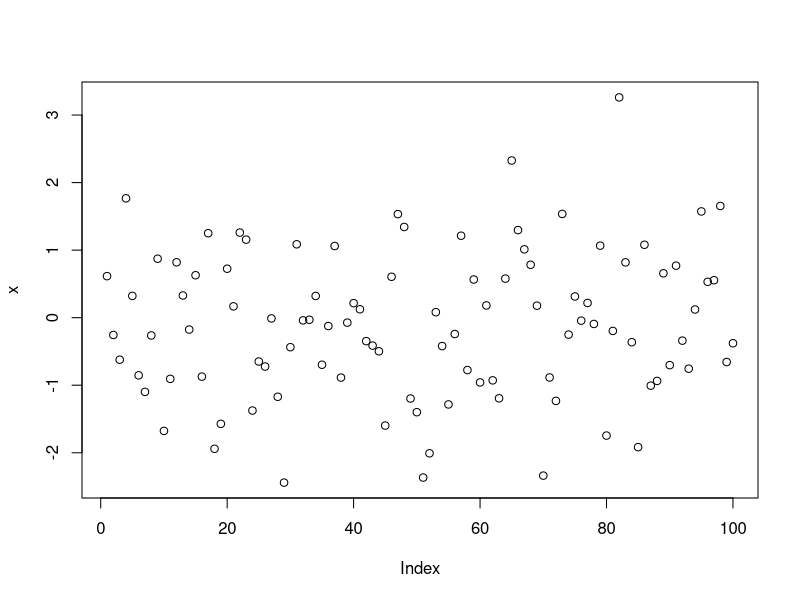
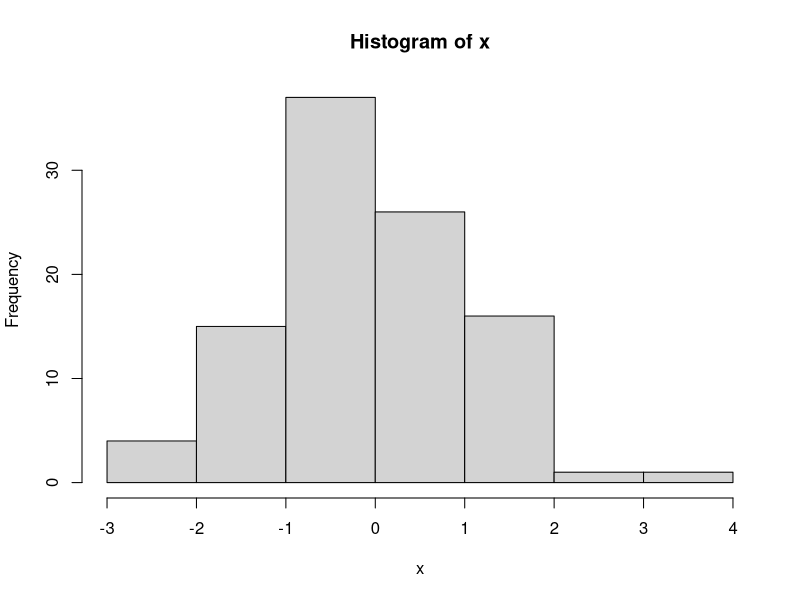

The R source for these figures, in order:
## ---- chunk 1
# Rコードチャンクの例
x <- rnorm(100)
mean(x)
## ---- chunk 2
#| cache: true
#| echo: false
plot(x)
## ---- chunk 3
#| echo: true
#| eval: true
#| fig-cap: "ヒストグラム"
hist(x)
